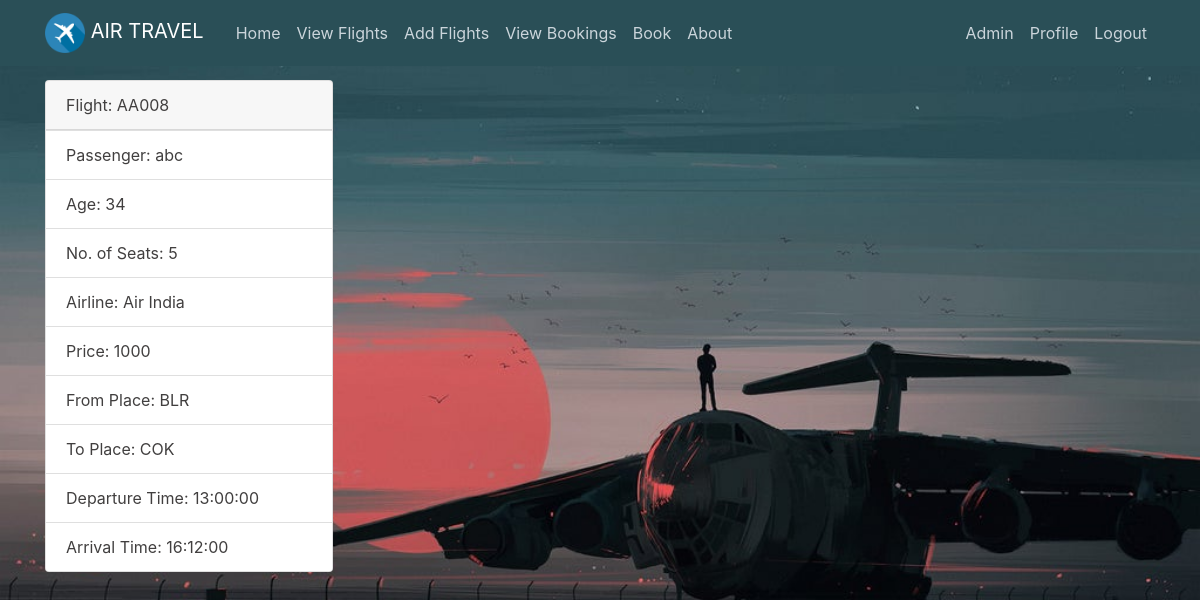
/booking-get/1 (signed in), run on the app's committed database.
### app.py (models this page shows)
class Flight(db.Model):
    __tablename__ = 'flight'
    flight_no = db.Column(db.String(15), primary_key=True)
    airline = db.Column(db.String(20))
    from_place = db.Column(db.String(100))
    to_place = db.Column(db.String(100))
    a_time = db.Column(db.String(20))
    d_time = db.Column(db.String(20))
    price = db.Column(db.Float)
    seats = db.Column(db.Integer)
    full = db.Column(db.Boolean)

class Booking(db.Model):
    __tablename__ = 'booking'
    book_id = db.Column(db.Integer, primary_key=True)
    p_name = db.Column(db.String(50))
    age = db.Column(db.Integer)
    from_place = db.Column(db.String(100))
    to_place = db.Column(db.String(100))
    no_seats = db.Column(db.Integer)
    a_time = db.Column(db.String(20))
    d_time = db.Column(db.String(20))
    payment = db.Column(db.Integer)
    booked_by = db.Column(db.String(50))
    user = db.Column(db.String(50))

### app.py (the view)
@app.route('/booking-get/<string:book_id>', methods=['GET'])
@login_required
def booking_get(book_id):
    qs1 = Booking.query.get(book_id)
    qs2 = Flight.query.filter_by(from_place=qs1.from_place, to_place=qs1.to_place, d_time=qs1.d_time).first()
    return render_template('booking.html', qs=qs1,fno=qs2.flight_no,airline=qs2.airline) #fno=flight_no,airline=airline

### app.py (called while the page is built)
def login_required(f):
    @wraps(f)
    def decorated_function(*args, **kwargs):
        if 'login' not in session:
            flash('You need to login', 'danger')
            return redirect(url_for('login', next=request.url))
        return f(*args, **kwargs)
    return decorated_function

### templates/booking.html
{% extends 'base.html' %}
{% block new_content %}
<div class="container">
{% if qs %}
    <div class="card" style="width: 18rem;">
        <div class="card-header">
          Flight: {{ fno }}
        </div>
        <ul class="list-group list-group-flush">
          <li class="list-group-item">Passenger: {{ qs.p_name }}</li>
          <li class="list-group-item">Age: {{ qs.age }}</li>
          <li class="list-group-item">No. of Seats: {{ qs.no_seats }}</li>
          <li class="list-group-item">Airline: {{ airline }}</li>
          <li class="list-group-item">Price: {{qs.payment}}</li>
          <li class="list-group-item">From Place: {{ qs.from_place }}</li>
          <li class="list-group-item">To Place: {{ qs.to_place }}</li>
          <li class="list-group-item">Departure Time: {{ qs.d_time }}</li>
          <li class="list-group-item">Arrival Time: {{ qs.a_time }}</li>
        </ul>
      </div>
{% endif %}
</div>
{% endblock %}

### static/css/main.css (style rules this page uses)
body { color: #413f3f !important; margin-top: 5rem ; }
.imager { background: url("/static/media/bg_back.jpg") !important; background-repeat: no-repeat !important; background-size: cover !important; }
ul { margin: 0 !important; }

### data on the page
Flight: flight_no "AA008", airline "Air India"
Booking: p_name "abc", age "34", no_seats "5", payment "1000", from_place "BLR", to_place "COK", d_time "13:00:00", a_time "16:12:00"
